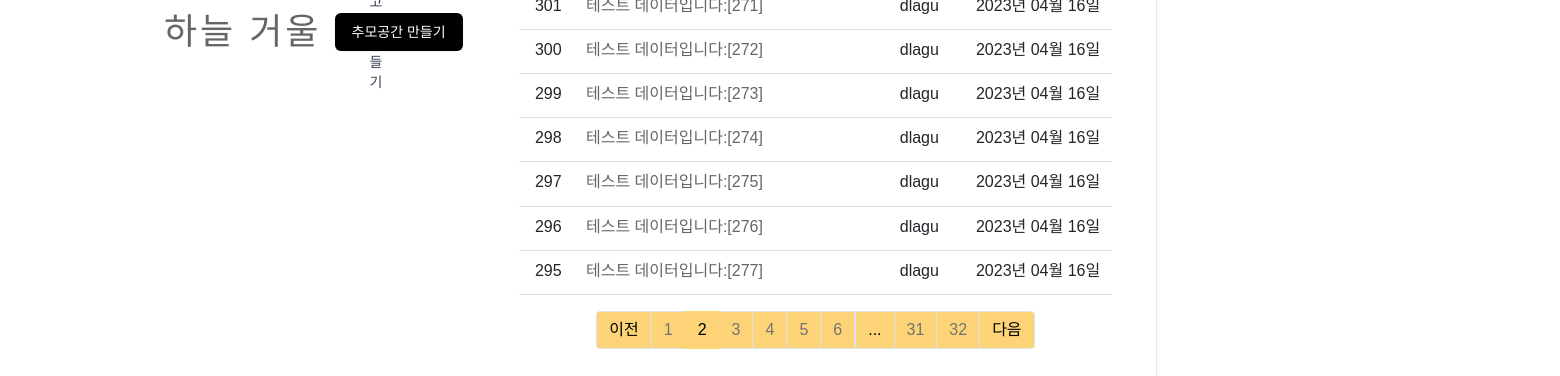
/question/list/?page=2, run on the app's committed database.
### pybo/models.py (models this page shows)
class Question(db.Model):
    id = db.Column(db.Integer, primary_key=True)
    subject = db.Column(db.String(200), nullable=False)
    content = db.Column(db.Text(), nullable=False)
    name = db.Column(db.Text(), nullable=True)
    relation = db.Column(db.Text(), nullable=True)
    create_date = db.Column(db.DateTime(), nullable=False)
    user_id = db.Column(db.Integer, db.ForeignKey('user.id', ondelete='CASCADE'), nullable=False)
    user = db.relationship('User', backref=db.backref('question_set'))
    modify_date = db.Column(db.DateTime(), nullable=True)
    voter = db.relationship('User', secondary=question_voter, backref=db.backref('question_voter_set'))
    file_name = db.Column(db.Text(250), nullable=True)
    file_data = db.Column(db.LargeBinary, nullable=True)

class User(db.Model):
    id = db.Column(db.Integer, primary_key=True)
    username = db.Column(db.String(150), unique=True, nullable=False)
    password = db.Column(db.String(200), nullable=False)
    email = db.Column(db.String(120), unique=True, nullable=False)

### pybo/views/question_views.py (the view)
@bp.route('/list/')
def _list():
    chumos = Chumo.query.all()
    page = request.args.get('page', type=int, default=1)  # 페이지
    question_list = Question.query.order_by(Question.create_date.desc())
    question_list = question_list.paginate(page=page, per_page=10)
    return render_template('memorial1.html', question_list=question_list, chumos=chumos)

### pybo/filter.py (called while the page is built)
def format_datetime(value, fmt='%Y년 %m월 %d일'):
    return value.strftime(fmt)

### pybo/views/auth_views.py (called while the page is built)
@bp.before_app_request
def load_logged_in_user():
    user_id = session.get('user_id')
    if user_id is None:
        g.user = None
    else:
        g.user = User.query.get(user_id)

### pybo/templates/memorial1.html (shortened to what this page needs)
{% extends 'base1.html' %}
{% block content %}
                <div class="mt-6 sm:mt-2 2xl:mt-5">
                </div>
                <div class="mx-auto mt-6 mb-6 max-w-5xl px-4 sm:px-6 lg:px-8 tab-section" id="tab-section-1"
                    data-controller="lightbox">
                    <div class="mx-auto max-w-3xl lg:grid lg:max-w-5xl lg:grid-cols-3">
                        <div class="lg:col-span-2 lg:border-r lg:border-gray-200 lg:pr-8">
                            <div>
                                <div>
                                    <div class="mb-6 py-3 xl:pb-0 xl:py-0 xl:mt-0 sm:mt-0 sm:pt-0">
                                        <section aria-labelledby="activity-title"
                                            class="xl:mt-10">
                                            <div class="container my-3">
                                                <table class="table">
                                                    <tbody>
                                                        {% if question_list %}
                                                        {% for question in question_list.items %}
                                                        <tr class="text-center">
                                                            <td>{{ question_list.total - ((question_list.page-1) *
                                                                question_list.per_page) - loop.index0 }}</td>
                                                            <td class="text-start">
                                                                <a style="overflow: hidden;
                                                                text-overflow: ellipsis;
                                                                display: -webkit-box;
                                                                height: 1.7em; /* line-height 가 1.2em 이고 3라인을 자르기 때문에 height는 1.2em * 3 = 3.6em */"
                                                                    href="{{ url_for('question.detail', question_id=question.id) }}">{{
                                                                    question.subject }}</a>
                                                            </td>
                                                            <td>{{ question.user.username }}</td>
                                                            <td>{{ question.create_date|datetime }}</td>
                                                        </tr>
                                                        {% endfor %}
                                                        {% else %}
                                                        <tr>
                                                            <td colspan="3">질문이 없습니다.</td>
                                                        </tr>
                                                        {% endif %}
                                                    </tbody>
                                                </table>
                                                <ul class="pagination justify-content-center">
                                                    {% if question_list.has_prev %}
                                                    <li class="page-item">
                                                        <a class="page-link" style="background-color: #FCD477 !important;
                                                        color: black !important;"
                                                            href="?page={{ question_list.prev_num }}">이전</a>
                                                    </li>
                                                    {% else %}
                                                    <li class="page-item disabled ">
                                                        <a class="page-link" style="border: 1px solid #FCD477 !important;" tabindex="-1" aria-disabled="true"
                                                            href="javascript:void(0)">이전</a>
                                                    </li>
                                                    {% endif %}
                                                    {% for page_num in question_list.iter_pages() %}
                                                    {% if page_num %}
                                                    {% if page_num != question_list.page %}
                                                    <li class="page-item">
                                                        <a class="page-link" style="background-color: #FCD477; color: rgb(115, 115, 115);" href="?page={{ page_num }}">{{ page_num
                                                            }}</a>
                                                    </li>
                                                    {% else %}
                                                    <li class="page-item active" aria-current="page">
                                                        <a class="page-link" style="background-color: #FCD477 !important;
                                                        color: black !important;
                                                        border: 1px solid #FCD477 !important;" href="javascript:void(0)">{{ page_num
                                                            }}</a>
                                                    </li>
                                                    {% endif %}
                                                    {% else %}
                                                    <li class="disabled">
                                                        <a class="page-link" style="background-color: #FCD477 !important;
                                                        color: black !important;" href="javascript:void(0)">...</a>
                                                    </li>
                                                    {% endif %}
                                                    {% endfor %}
                                                    {% if question_list.has_next %}
                                                    <li class="page-item">
                                                        <a class="page-link" style="background-color: #FCD477 !important;
                                                        color: black !important;"
                                                            href="?page={{ question_list.next_num }}">다음</a>
                                                    </li>
                                                    {% else %}
                                                    <li class="page-item disabled">
                                                        <a class="page-link" style="border: 1px solid #FCD477 !important;" tabindex="-1" aria-disabled="true"
                                                            href="javascript:void(0)">다음</a>
                                                    </li>
                                                    {% endif %}
                                                </ul>
                                            </div>
                                        </section>
                                    </div>
                                </div>
                            </div>
                        </div>
                        <aside class="hidden lg:block lg:pl-8 mb-5">
            </aside>
          </div>
        </div>
            </div>
    </div>
    </div>
</body>
{% endblock %}

### pybo/static/assets/css/application.css (style rules this page uses)
div { font-family: MaruBuri-Regular, Cafe24Oneprettynight, arial, sans-serif !important; }
button, a, span, label, input, select, .alert { font-family: MaruBuri-Regular, Cafe24Oneprettynight, arial, sans-serif !important; }

### pybo/static/assets/css/style.css (style rules this page uses)
body { background: #fff; color: #666666; font-family: "Open Sans", sans-serif; overflow-x: hidden; }
a { color: #666; text-decoration: none; transition: 0.5s; }
section { overflow: hidden; }

### data on the page
Question: total "300", subject "테스트 데이터입니다:[272]", user.username "dlagu", create_date "2023년 04월 16일"
Question: total "299", subject "테스트 데이터입니다:[273]", user.username "dlagu", create_date "2023년 04월 16일"
Question: total "298", subject "테스트 데이터입니다:[274]", user.username "dlagu", create_date "2023년 04월 16일"
Question: total "297", subject "테스트 데이터입니다:[275]", user.username "dlagu", create_date "2023년 04월 16일"
Question: total "296", subject "테스트 데이터입니다:[276]", user.username "dlagu", create_date "2023년 04월 16일"
Question: total "295", subject "테스트 데이터입니다:[277]", user.username "dlagu", create_date "2023년 04월 16일"

### other printed values
{{ page_num }} "1" "3" "4" "5" "6" "31" "32"
{{ page_num }} "2"
